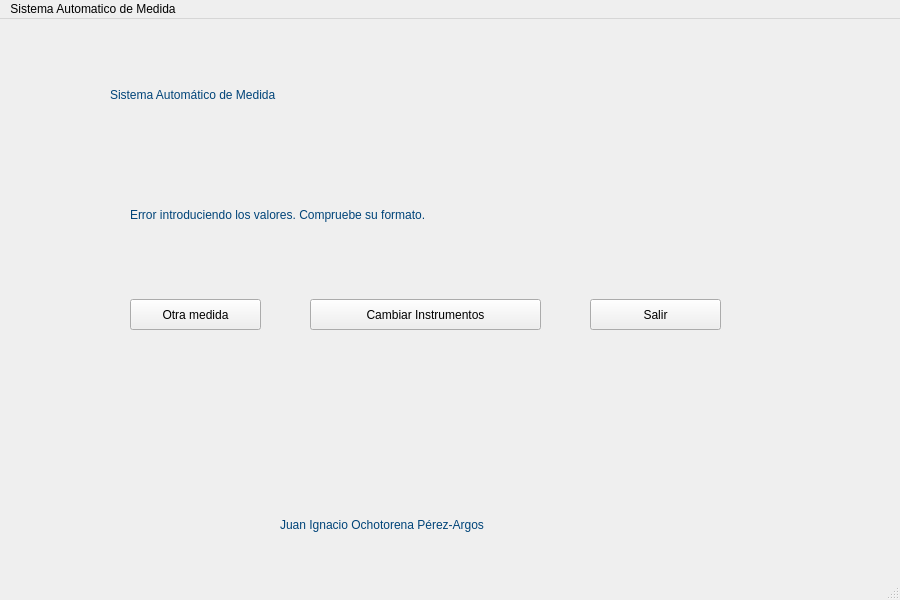
<?xml version="1.0" encoding="UTF-8"?>
<ui version="4.0">
 <class>MainWindow</class>
 <widget class="QMainWindow" name="MainWindow">
  <property name="geometry">
   <rect>
    <x>0</x>
    <y>0</y>
    <width>900</width>
    <height>600</height>
   </rect>
  </property>
  <property name="maximumSize">
   <size>
    <width>900</width>
    <height>600</height>
   </size>
  </property>
  <property name="windowTitle">
   <string>MainWindow</string>
  </property>
  <widget class="QWidget" name="centralwidget">
   <widget class="QLabel" name="label">
    <property name="geometry">
     <rect>
      <x>110</x>
      <y>30</y>
      <width>731</width>
      <height>91</height>
     </rect>
    </property>
    <property name="styleSheet">
     <string notr="true">color:rgb(0, 68, 121);
font: 36pt &quot;Nirmala UI&quot;;</string>
    </property>
    <property name="text">
     <string>Sistema Automático de Medida</string>
    </property>
   </widget>
   <widget class="QLabel" name="label_2">
    <property name="geometry">
     <rect>
      <x>130</x>
      <y>160</y>
      <width>611</width>
      <height>71</height>
     </rect>
    </property>
    <property name="styleSheet">
     <string notr="true">color:rgb(0, 68, 121);
font: 18pt &quot;Nirmala UI&quot;;</string>
    </property>
    <property name="text">
     <string>Error introduciendo los valores. Compruebe su formato.</string>
    </property>
   </widget>
   <widget class="QLabel" name="label_5">
    <property name="geometry">
     <rect>
      <x>280</x>
      <y>470</y>
      <width>381</width>
      <height>71</height>
     </rect>
    </property>
    <property name="styleSheet">
     <string notr="true">color:rgb(0, 68, 121);
font: 15pt &quot;Nirmala UI&quot;;</string>
    </property>
    <property name="text">
     <string>Juan Ignacio Ochotorena Pérez-Argos</string>
    </property>
   </widget>
   <widget class="QPushButton" name="otra_medida">
    <property name="geometry">
     <rect>
      <x>130</x>
      <y>280</y>
      <width>131</width>
      <height>31</height>
     </rect>
    </property>
    <property name="styleSheet">
     <string notr="true">
font: 15pt &quot;Nirmala UI&quot;;</string>
    </property>
    <property name="text">
     <string>Otra medida</string>
    </property>
   </widget>
   <widget class="QPushButton" name="salir">
    <property name="geometry">
     <rect>
      <x>590</x>
      <y>280</y>
      <width>131</width>
      <height>31</height>
     </rect>
    </property>
    <property name="styleSheet">
     <string notr="true">
font: 15pt &quot;Nirmala UI&quot;;</string>
    </property>
    <property name="text">
     <string>Salir</string>
    </property>
   </widget>
   <widget class="QPushButton" name="pushButton_3">
    <property name="geometry">
     <rect>
      <x>310</x>
      <y>280</y>
      <width>231</width>
      <height>31</height>
     </rect>
    </property>
    <property name="styleSheet">
     <string notr="true">
font: 15pt &quot;Nirmala UI&quot;;</string>
    </property>
    <property name="text">
     <string>Cambiar Instrumentos</string>
    </property>
   </widget>
  </widget>
  <widget class="QMenuBar" name="menubar">
   <property name="geometry">
    <rect>
     <x>0</x>
     <y>0</y>
     <width>900</width>
     <height>21</height>
    </rect>
   </property>
   <property name="maximumSize">
    <size>
     <width>16777205</width>
     <height>16777215</height>
    </size>
   </property>
   <widget class="QMenu" name="menudfgagf">
    <property name="title">
     <string>Sistema Automatico de Medida</string>
    </property>
   </widget>
   <addaction name="menudfgagf"/>
  </widget>
  <widget class="QStatusBar" name="statusbar"/>
 </widget>
 <resources/>
 <connections/>
</ui>
